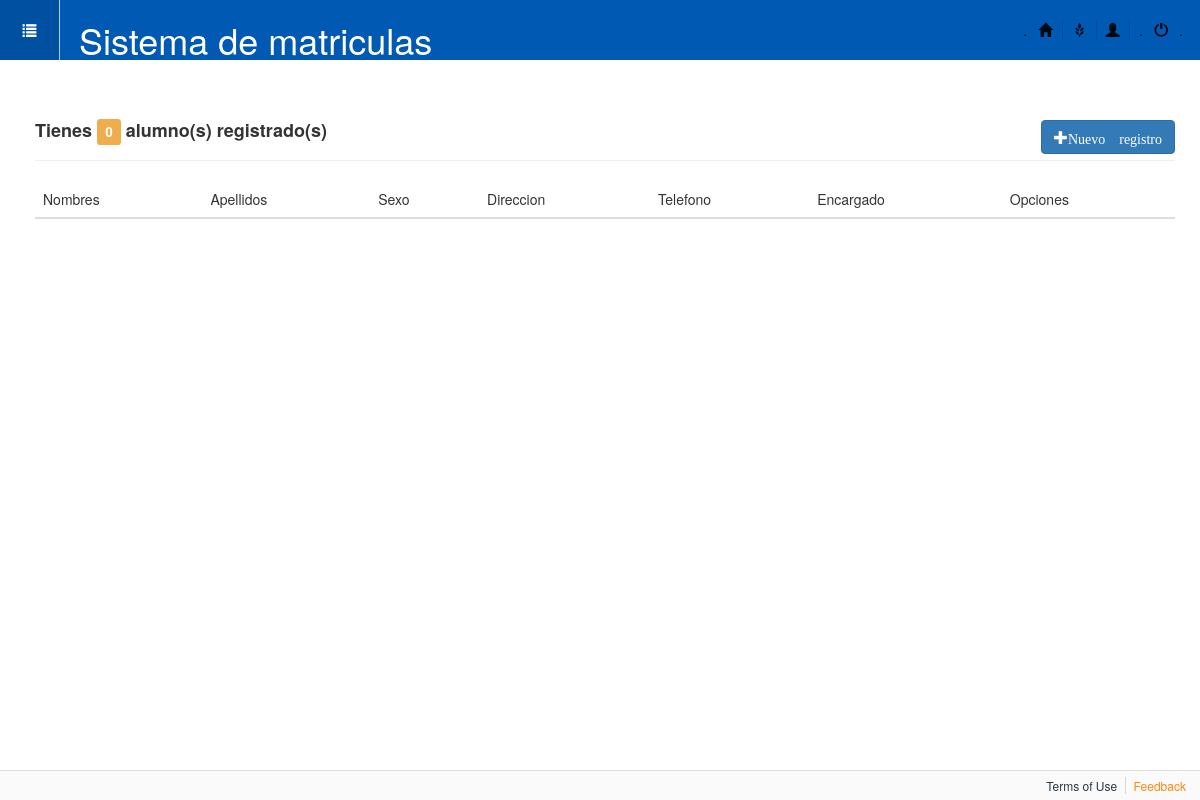
Page /perfiles/ on the earlier database version.
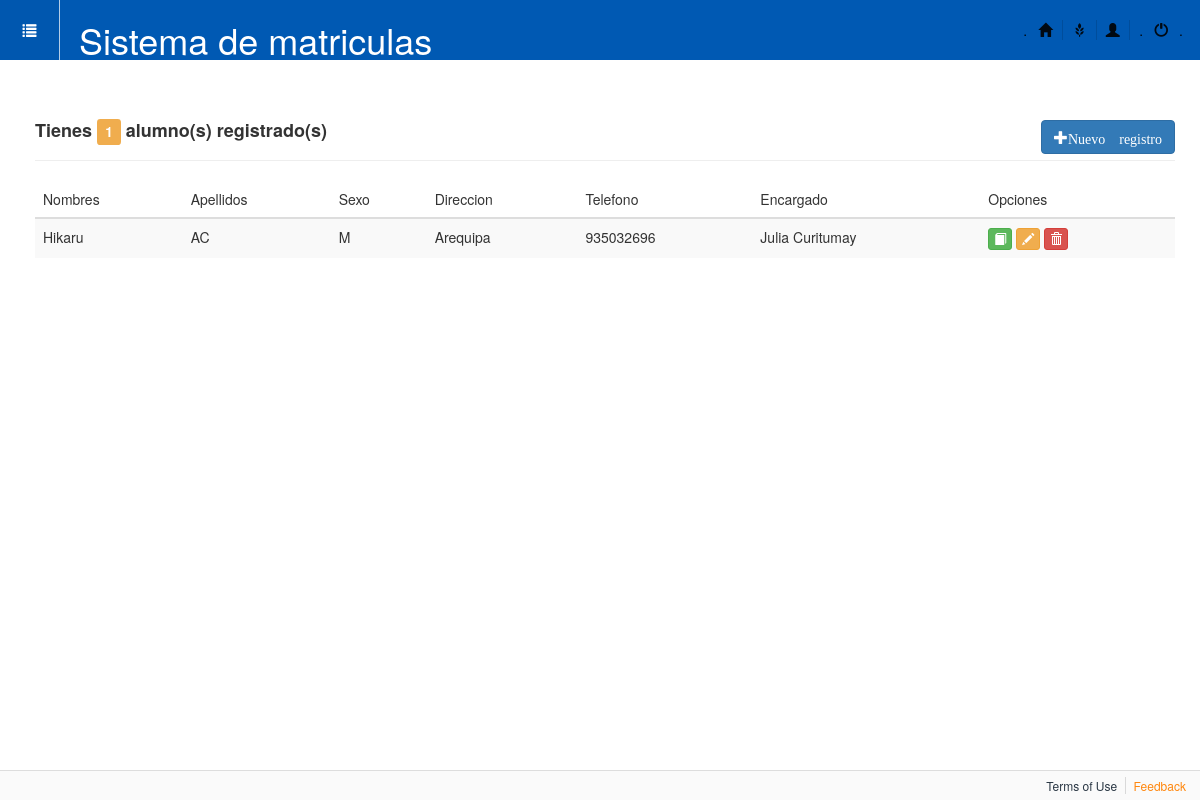
Same page on the later database version.
### apps/perfiles/models.py (models this page shows, shortened)
class Alumno(models.Model):
    SEX = [
        ('M', 'Masculino'),
        ('F', 'Femenino'),
    ]
    nombres = models.CharField(max_length=50, unique=True)
    apellidos = models.CharField(max_length=60)
    dni = models.CharField(max_length=8, unique=True)
    sexo = models.CharField(choices=SEX, max_length=10,
                            blank=True, verbose_name='Género')
    fecha_nac = models.DateTimeField(auto_now=True)
    lugar_nac = models.CharField(max_length=50)
    direccion = models.CharField(max_length=100)
    ciudad = models.CharField(max_length=100)
    provincia = models.CharField(max_length=100)
    telefono = models.CharField(max_length=13)
    email = models.EmailField(max_length=100)
    imagen = models.ImageField(upload_to='alumnos')  # falta hacer algo
    encargado = models.ForeignKey(Encargado)

class Encargado(models.Model):
    ECV = [
        ('Soltero', 'Soltero(a)'),
        ('Casado', 'Casado(a)'),
        ('Viudo', 'Viudo(a)'),
    ]
    SEX = [
        ('M', 'Padre'),
        ('F', 'Madre'),
    ]
    nombres = models.CharField(max_length=50, unique=True)
    apellidos = models.CharField(max_length=60)
    dni = models.CharField(max_length=8, unique=True)
    sexo = models.CharField(choices=SEX, max_length=10,
                            blank=True, verbose_name='Encargado')
    direccion = models.CharField(max_length=100)
    estado_civil = models.CharField(choices=ECV, max_length=10, blank=True, verbose_name='Estado_civíl')
    telefono = models.CharField(max_length=13)
    email = models.EmailField(max_length=50)
    ocupacion = models.CharField(max_length=40)
    def __str__(self):
        return u"%s %s" % (self.nombres, self.apellidos)

### apps/perfiles/views.py (the view)
# urls.py: url(r'^alumno/upd/(?P<id>\d+)$', 'apps.perfiles.views.updAlumno', name='updAlumno'),
def alumno(request):
	lista=Alumno.objects.all()
	numreg=lista.count()
	return render(request,'perfiles/alumno.html',{'lista':lista,'cantidad':numreg})

### templates/perfiles/alumno.html (shortened to what this page needs)
{% extends "base.html" %}
{% block contenido %}
<div class="page-header">
	<h4>
		<b>Tienes <span class="label label-warning">{{cantidad}}</span> alumno(s) registrado(s) </b>
		<a href="{% url 'perfiles_app:addAlumno' %}" class="btn btn-primary pull-right">
			<span class="glyphicon glyphicon-plus">Nuevo registro</span>
		</a>
	</h4>
</div>
<div>
	<table class="table table-striped table-condenced table-hover">
		<thead>
			<tr>
				<th>Nombres</th>
			    <th>Apellidos</th>
			    <th>Sexo</th>
			    <th>Direccion</th>
			    <th>Telefono</th>
			    <th>Encargado</th>
			    <th>Opciones</th>
			</tr>
		</thead>
		<tbody>
		{% for alumno in lista %}
			<tr>
				<td>{{alumno.nombres}}</td>
				<td>{{alumno.apellidos}}</td>
				<td>{{alumno.sexo}}</td>
				<td>{{alumno.direccion}}</td>
				<td>{{alumno.telefono}}</td>
				<td>{{alumno.encargado}}</td>
				<td>
					<a href="#" class="btn btn-success btn-xs"> <span class="glyphicon glyphicon-book"></span></a>
					<a href="{% url 'perfiles_app:updAlumno' alumno.pk %}" class="btn btn-warning btn-xs"> <span class="glyphicon glyphicon-pencil"></span></a>
					<a href="{% url 'perfiles_app:delAlumno' alumno.pk %}" class="btn btn-danger btn-xs"> <span class="glyphicon glyphicon-trash"></span></a>
				</td>
			</tr>
		{% endfor %}
		</tbody>
	</table>
</div>
{% endblock contenido %}

Differences in the rows shown:
added Alumno: nombres "Hikaru", apellidos "AC", sexo "M", direccion "Arequipa", telefono "935032696", encargado "Julia Curitumay"
Other differences:
{{ cantidad }}: "0" → "1"
